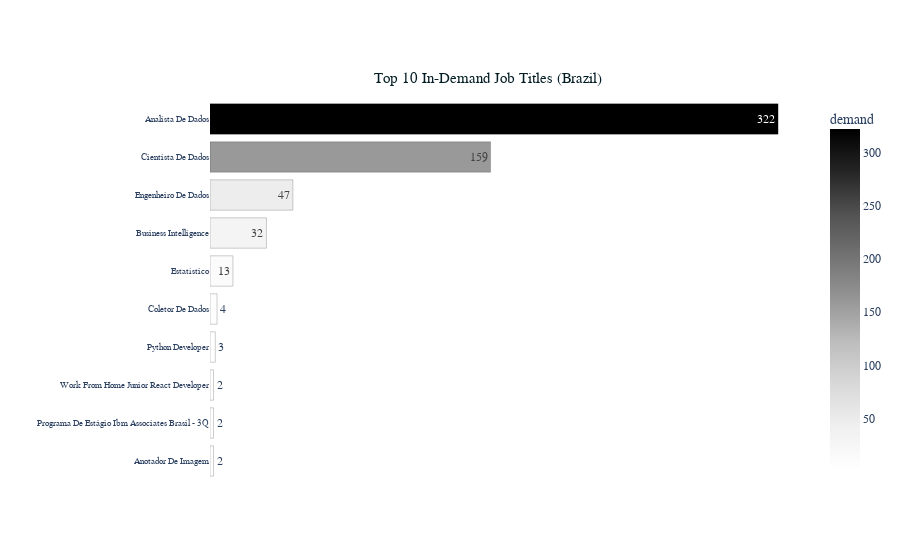

The code cell stored with this chart in its notebook:
### Code cell
# Creating the horizontal bar plot with Plotly Express
fig = px.bar(df_sorted, 
             y="job_title", 
             x="demand", 
             orientation='h',
             labels={'Job Title': '', 'Count': ''},
             title="Top 10 In-Demand Job Titles (Brazil)",
             text='demand',
             template="plotly_white",
             color="demand",
             color_continuous_scale="Greys")

# # Customize the plot
fig.update_layout(font=dict(family=c.FONT),
                  xaxis=dict(visible=False, showticklabels=False),
                  yaxis=dict(title='', tickfont=dict(size=9, family=c.FONT)),
                  title=dict(x=0.542,
                             y=0.87, 
                             xanchor='center',
                             yanchor='top',
                             font=dict(size=15, color="#031D24")))

# Add an outline (border) to the bars
fig.update_traces(marker=dict(line=dict(color='black', width=0.2)))

# Show the plot
fig.show()

### Figure 1 — Plotly figure (JSON) as saved in the notebook; plotly's stock layout.template omitted (floating-point values rounded to 4 significant figures)
{"data": [{"alignmentgroup": "True", "hovertemplate": "demand=%{marker.color}<br>job_title=%{y}<extra></extra>", "legendgroup": "", "marker": {"color": [2, 2, 2, 3, 4, 13, 32, 47, 159, 322], "coloraxis": "coloraxis", "line": {"color": "black", "width": 0.2}, "pattern": {"shape": ""}}, "name": "", "offsetgroup": "", "orientation": "h", "showlegend": false, "text": [2, 2, 2, 3, 4, 13, 32, 47, 159, 322], "textposition": "auto", "type": "bar", "x": [2, 2, 2, 3, 4, 13, 32, 47, 159, 322], "xaxis": "x", "y": ["Anotador De Imagem", "Programa De Estágio Ibm Associates Brasil - 3Q", "Work From Home Junior React Developer", "Python Developer", "Coletor De Dados", "Estatístico", "Business Intelligence", "Engenheiro De Dados", "Cientista De Dados", "Analista De Dados"], "yaxis": "y"}], "layout": {"barmode": "relative", "coloraxis": {"colorbar": {"title": {"text": "demand"}}, "colorscale": [[0, "rgb(255,255,255)"], [0.125, "rgb(240,240,240)"], [0.25, "rgb(217,217,217)"], [0.375, "rgb(189,189,189)"], [0.5, "rgb(150,150,150)"], [0.625, "rgb(115,115,115)"], [0.75, "rgb(82,82,82)"], [0.875, "rgb(37,37,37)"], [1, "rgb(0,0,0)"]]}, "font": {"family": "bookman old style"}, "legend": {"tracegroupgap": 0}, "title": {"font": {"color": "#031D24", "size": 15}, "text": "Top 10 In-Demand Job Titles (Brazil)", "x": 0.542, "xanchor": "center", "y": 0.87, "yanchor": "top"}, "xaxis": {"anchor": "y", "domain": [0, 1], "showticklabels": false, "title": {"text": "demand"}, "visible": false}, "yaxis": {"anchor": "x", "domain": [0, 1], "tickfont": {"family": "bookman old style", "size": 9}, "title": {"text": ""}}}}
